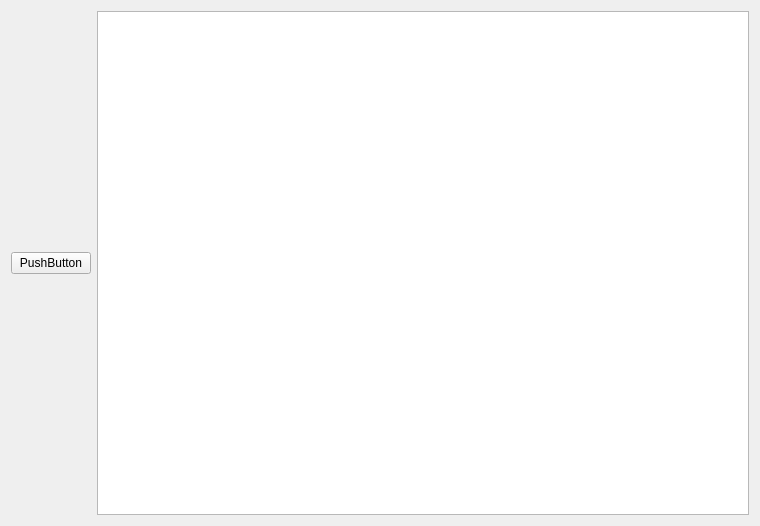
<?xml version="1.0" encoding="UTF-8"?>
<ui version="4.0">
 <class>Form</class>
 <widget class="QWidget" name="Form">
  <property name="geometry">
   <rect>
    <x>0</x>
    <y>0</y>
    <width>760</width>
    <height>526</height>
   </rect>
  </property>
  <property name="windowTitle">
   <string>Form</string>
  </property>
  <layout class="QHBoxLayout" name="horizontalLayout">
   <item>
    <widget class="QPushButton" name="pushButton">
     <property name="text">
      <string>PushButton</string>
     </property>
    </widget>
   </item>
   <item>
    <widget class="QGraphicsView" name="graphicsView"/>
   </item>
  </layout>
 </widget>
 <resources/>
 <connections/>
</ui>
